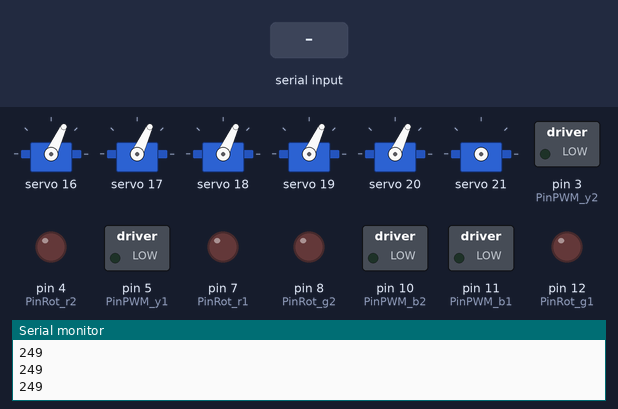
Bench run of a sketch on a simulated Arduino Uno, built with avr-gcc and run on an emulated ATmega328P. Shown: 6 × servo, switched loads named in the sketch (green lamp = pin HIGH), output pins drawn as LEDs (lit = HIGH), the last lines printed to the serial monitor. The inputs (shaded band) are chosen by the test bench.

Above: at 1.2 s.
1.3 s: "1\n" received over Serial
At 2.5 s:
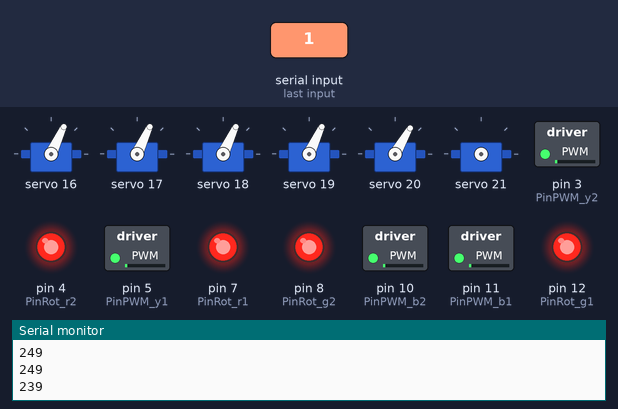
2.8 s: byte 24 (24) received over Serial
At 3.6 s:
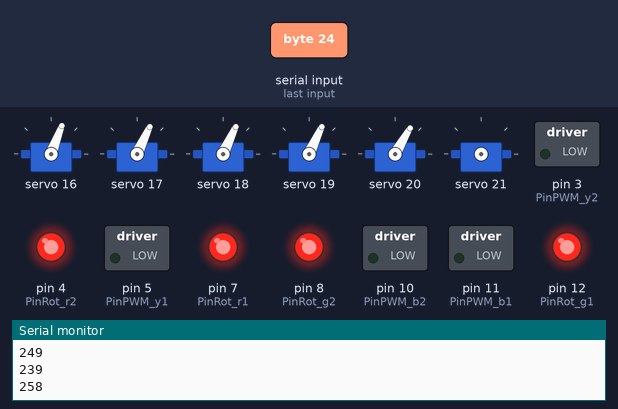
4.3 s: byte 10 (10) received over Serial
At 4.7 s:
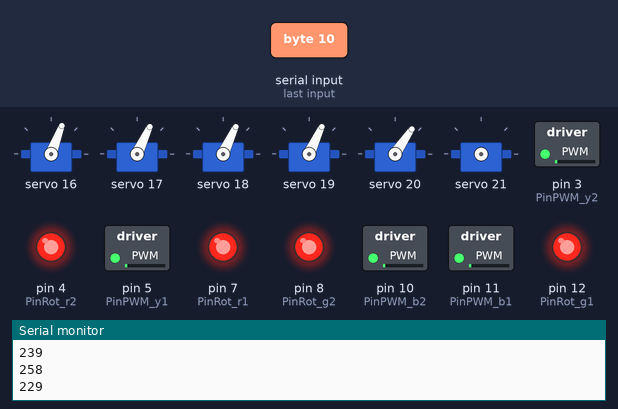
5.8 s: byte 20 (20) received over Serial
At 7.0 s:
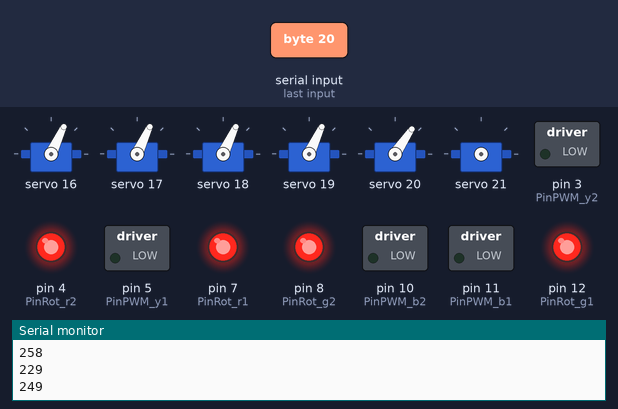
7.3 s: byte 13 (13) received over Serial
At 8.2 s:
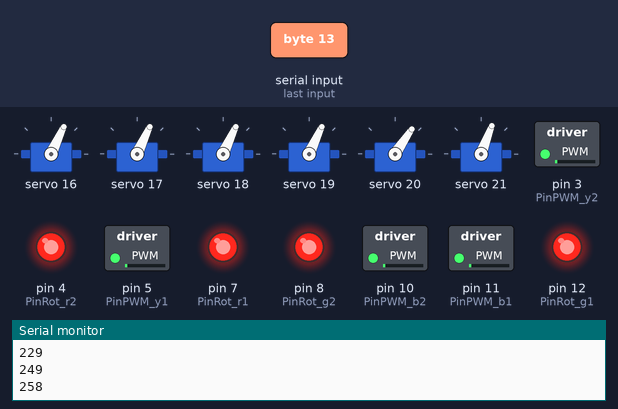
8.8 s: byte 6 (6) received over Serial
At 9.4 s:
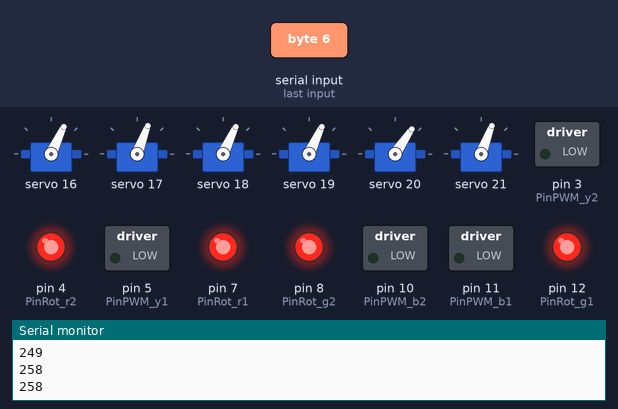
Timing chart, 0 to 11.3 s (numbered marks = the images above; inputs shaded):
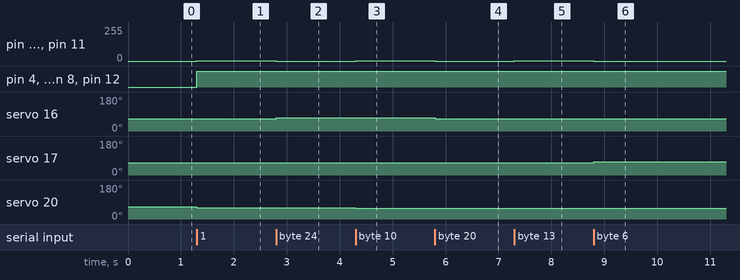

The sketch:

ButterBot_v0_1.ino
```cpp
#include <math.h>
#include <Adafruit_PWMServoDriver.h>

Adafruit_PWMServoDriver pwm = Adafruit_PWMServoDriver(0x41);

#define MIN_PULSE_WIDTH       650
#define MAX_PULSE_WIDTH       2350
#define DEFAULT_PULSE_WIDTH   1500
#define FREQUENCY             50

#define DEBUG true // set to false to stop serial messages

int servo_Angle[] = {60,60,60,60,60,60,60};
int leftSpd, rightSpd;

// 2 is right motors 1 is left motors
int PinPWM_b1 = 11;   // ch1 3
int PinPWM_b2 = 10;   //ch2 5
int PinPWM_y1 = 5;   //ch3 10
int PinPWM_y2 = 3;  //ch4 11
int PinRot_g1 = 12;   //ch1 4
int PinRot_g2 = 8;   //ch2 7
int PinRot_r1 = 7;    //ch3 8
int PinRot_r2 = 4;   //ch4 12


void setup()
{
  Serial.begin(9600);
  Serial.println("16 channel PWM test!");
  pwm.begin();
  pwm.setPWMFreq(FREQUENCY); // 60

   for (int i = 0; i < 5; i++)
   {
      pwm.setPWM(i, 0, pulseWidth(servo_Angle[i]));
   }

  pinMode(PinPWM_b1,OUTPUT);    // back left motor pwm
  pinMode(PinPWM_b2,OUTPUT);   // back right motor pwm
  pinMode(PinPWM_y1,OUTPUT);   // front left motor pwm
  pinMode(PinPWM_y2,OUTPUT);    // front right motor pwm

  pinMode(PinRot_g1,OUTPUT);     // back left motor dir
  pinMode(PinRot_g2,OUTPUT);     // back right motor dir
  pinMode(PinRot_r1,OUTPUT);     // front left motor dir
  pinMode(PinRot_r2,OUTPUT);     // front right motor dir
}

void loop()
{
     byte proc;
  // check if data has been sent from the computer:
  if (Serial.available())
  {
    // read the most recent byte (which will be from 0 to 255):
    proc = Serial.read();
    if (proc == 24) //y------->Servo 1
    {
      MoveServoArm(0, 5);
    }
    else if (proc == 20) //u
    {
      MoveServoArm(0, -5);
    }
    else if (proc == 6) //g------>Servo 2
    {
      MoveServoArm(1, 5);
    }
    else if (proc == 7) //h
    {
      MoveServoArm(1, -5);
    }
    else if (proc == 21) //v------>Servo 3
    {
      MoveServoArm(2, 5);
    }
    else if (proc == 1) //b
    {
      MoveServoArm(2, -5);
    }
    else if (proc == 8) //i------>Servo 4
    {
      MoveServoArm(3, 5);
    }
    else if (proc == 14) //o
    {
      MoveServoArm(3, -5);
    }
    else if (proc == 9) //j------>Servo 5
    {
      MoveServoArm(4, 5);
    }
    else if (proc == 10) //k
    {
      MoveServoArm(4, -5);
    }
    else if (proc == 13) //n------>Servo 6
    {
      MoveServoArm(5, 5);
    }
    else if (proc == 12) //m
    {
      MoveServoArm(5, -5);
    }
    else if (proc == 0) //a------>Motors
    {
      if (leftSpd < 255)
      {
        leftSpd += 5;
      }
    }
    else if (proc == 18) //s
    {
      if (leftSpd > -255)
      {
        leftSpd -= 5;
      }
      if (rightSpd > -255)
      {
        rightSpd -= 5;
      }
    }
    else if (proc == 3) //d
    {
      if (rightSpd < 255)
      {
        rightSpd += 5;
      }
    }
    else if (proc == 22) //w
    {
      if (rightSpd < 255)
      {
        rightSpd += 5;
      }
      if (leftSpd < 255)
      {
        leftSpd += 5;
      }
    }

    DriveMotors();
  }
}

//------------------------------------------
//Pulse Width from desired angle
//------------------------------------------
int pulseWidth(int angle)
{
  int pulse_wide, analog_value;
  pulse_wide   = map(angle, 0, 180, MIN_PULSE_WIDTH, MAX_PULSE_WIDTH);
  analog_value = int(float(pulse_wide) / 1000000 * FREQUENCY * 4096);
  Serial.println(analog_value);
  return analog_value;
}

//------------------------------------------
//Motor Controller (Move to own class)
//------------------------------------------
void DriveMotors()
{
      //write direction pin
      if (leftSpd < 0)
      {
        digitalWrite(PinRot_g1,LOW);
        digitalWrite(PinRot_r1,LOW);
      }
      else if (leftSpd > 0)
      {
        digitalWrite(PinRot_g1,HIGH);
        digitalWrite(PinRot_r1,HIGH);
      }
      if (rightSpd < 0)
      {
        digitalWrite(PinRot_r2,LOW);
        digitalWrite(PinRot_g2,LOW);
      }
      else if (rightSpd > 0)
      {
        digitalWrite(PinRot_r2,HIGH);
        digitalWrite(PinRot_g2,HIGH);
      }

      analogWrite(PinPWM_b1,abs(leftSpd));
      analogWrite(PinPWM_b2,abs(rightSpd));
      analogWrite(PinPWM_y1,abs(leftSpd));
      analogWrite(PinPWM_y2,abs(rightSpd));

      if(rightSpd > 0)
      {
        rightSpd -= 1;
      }
      else
      {
        rightSpd += 1;
      }

      if(leftSpd > 0)
      {
        leftSpd -= 1;
      }
      else
      {
        leftSpd += 1;
      }
}

//------------------------------------------
//Move Selected Servo Arm
//------------------------------------------
void MoveServoArm(int selectedServoNumber, int value)
{
    servo_Angle[selectedServoNumber] += value;

    if (servo_Angle[selectedServoNumber] < 0)
      {
        servo_Angle[selectedServoNumber] = 0;
      }

      if (servo_Angle[selectedServoNumber] > 120)
      {
        servo_Angle[selectedServoNumber] = 120;
      }

       pwm.setPWM(selectedServoNumber, 0, pulseWidth(servo_Angle[selectedServoNumber]));
}
```

Measured:
- after the input at 1.3 s, pin 3 (PinPWM_y2), pin 5 (PinPWM_y1), pin 10 (PinPWM_b2), pin 11 (PinPWM_b1): 0/255 → 1/255 at once; pin 4 (PinRot_r2), pin 7 (PinRot_r1), pin 8 (PinRot_g2), pin 12 (PinRot_g1): LOW → HIGH at once; servo 20: 65° → 60° at once
- after the input at 2.8 s, pin 3 (PinPWM_y2), pin 5 (PinPWM_y1), pin 10 (PinPWM_b2), pin 11 (PinPWM_b1): 1/255 → 0/255 at once; servo 16: 65° → 69° at once
- after the input at 4.3 s, pin 3 (PinPWM_y2), pin 5 (PinPWM_y1), pin 10 (PinPWM_b2), pin 11 (PinPWM_b1): 0/255 → 1/255 at once; servo 20: 60° → 56° at once
- after the input at 5.8 s, pin 3 (PinPWM_y2), pin 5 (PinPWM_y1), pin 10 (PinPWM_b2), pin 11 (PinPWM_b1): 1/255 → 0/255 at once; servo 16: 69° → 65° at once
- after the input at 7.3 s, pin 3 (PinPWM_y2), pin 5 (PinPWM_y1), pin 10 (PinPWM_b2), pin 11 (PinPWM_b1): 0/255 → 1/255 at once
- after the input at 8.8 s, pin 3 (PinPWM_y2), pin 5 (PinPWM_y1), pin 10 (PinPWM_b2), pin 11 (PinPWM_b1): 1/255 → 0/255 at once; servo 17: 65° → 69° at once
